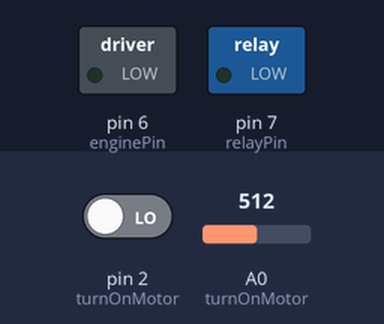
The sketch below on a simulated Arduino Uno, built with avr-gcc and run on an emulated ATmega328P. Parts: switched loads named in the sketch (green lamp = pin HIGH). Inputs (shaded band) come from the test bench; at power-on: A0 (turnOnMotor) = 512, pin 2 (turnOnMotor) LOW. What the sketch prints to the serial monitor is not drawn.

Above: at 1.2 s.
1.3 s: A0 (turnOnMotor) set to 793
4.3 s: A0 (turnOnMotor) set to 812
At 7.1 s:
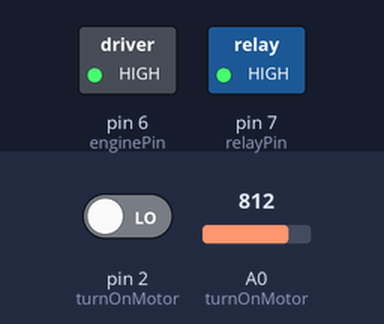
7.3 s: A0 (turnOnMotor) set to 105
8.8 s: A0 (turnOnMotor) set to 88
At 9.2 s:
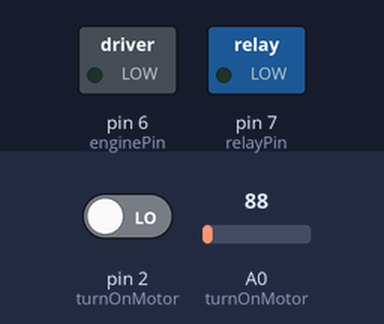
10.3 s: pin 2 (turnOnMotor) driven HIGH
At 10.45 s:
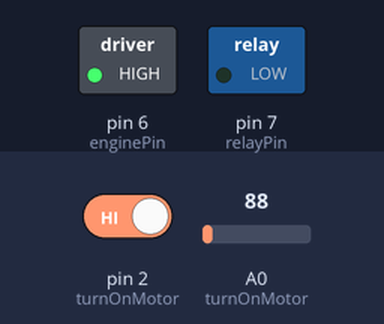
13.3 s: pin 2 (turnOnMotor) driven LOW
At 13.8 s:
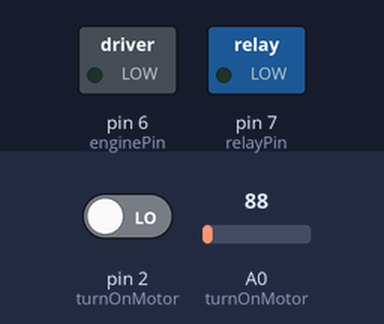
Timing chart, 0 to 15.8 s (numbered marks = the images above; inputs shaded):
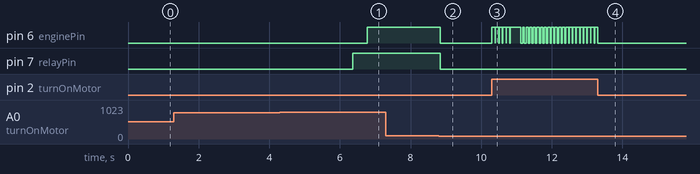

Measured:
- the behaviour switches between 800 and 801 on A0 (turnOnMotor) (found by bisection; images 0 and 1)
- the behaviour switches between 100 and 99 on A0 (turnOnMotor) (found by bisection; images 1 and 2)
- after the input at 4.3 s, pin 6 (enginePin): LOW → HIGH after 2.5 s; pin 7 (relayPin): LOW → HIGH after 2.1 s
- after the input at 8.8 s, pin 6 (enginePin), pin 7 (relayPin): HIGH → LOW at once
- after the input at 10.3 s, pin 6 (enginePin): goes 5 × (HIGH 0.09 s, LOW 0.01 s), HIGH 0.30 s, 15 × (LOW 0.05 s, HIGH 0.05 s), 5 × (LOW 0.02 s, HIGH 0.09 s), LOW 0.01 s, then HIGH, starting at once
- after the input at 13.3 s, pin 6 (enginePin): goes on until 13.3 s, then stays LOW

The sketch:

shredder.ino
```cpp
#define debounce 50
#define enginePin 6
#define relayPin 7
#define idleLevel 100
#define SClevel 800

unsigned long timeOfSCBegin = 0;
unsigned long relayTime = 0;
unsigned long timeOfLastPull = 0;
unsigned long timeOfLastAskIdle = 0;
unsigned long timeOfLastAskSC = 0;
bool isForward = true;

void setup() {
  pinMode(enginePin, OUTPUT);
  pinMode(relayPin, OUTPUT);
  Serial.begin(9600);
}

void loop() {
  turnOnMotor();
}

void turnOnMotor() {
  if ((unsigned long)(millis() - timeOfLastPull) >= debounce && digitalRead(2) == HIGH && isForward == true) {
    timeOfLastPull = millis();
    digitalWrite(enginePin, HIGH);
  }

  if ((unsigned long)(millis() - timeOfLastAskIdle) > 100) {
    timeOfLastAskIdle=millis();
    if (analogRead(A0) < idleLevel) {
      if (isForward) {
        digitalWrite(enginePin, LOW);
      }else {
        digitalWrite(enginePin, LOW);
        digitalWrite(relayPin, LOW);
        isForward = true;
      }
    }
  }

  if ( (unsigned long)(millis() - timeOfLastAskSC) > 100) {
    timeOfLastAskSC = millis();
    if (analogRead(A0) > SClevel) {
      if (timeOfSCBegin == 0) {
        timeOfSCBegin = millis();
      }
    }else {
      timeOfSCBegin = 0;
    }
  }


  if (timeOfSCBegin != 0 && (unsigned long)(millis() - timeOfSCBegin) > 2000) {
    if (isForward) {
      digitalWrite(enginePin, LOW);
      digitalWrite(relayPin, HIGH);
      timeOfSCBegin = 0;
      relayTime = millis();
      isForward = false;
    }else {
      // что делать, если заклинило на пкти назад

    }
  }

  if (relayTime != 0 && (unsigned long)(millis() - relayTime) > 400) {
    digitalWrite(enginePin, HIGH);
    relayTime = 0;
  }
  Serial.println(analogRead(A0));
}
```
